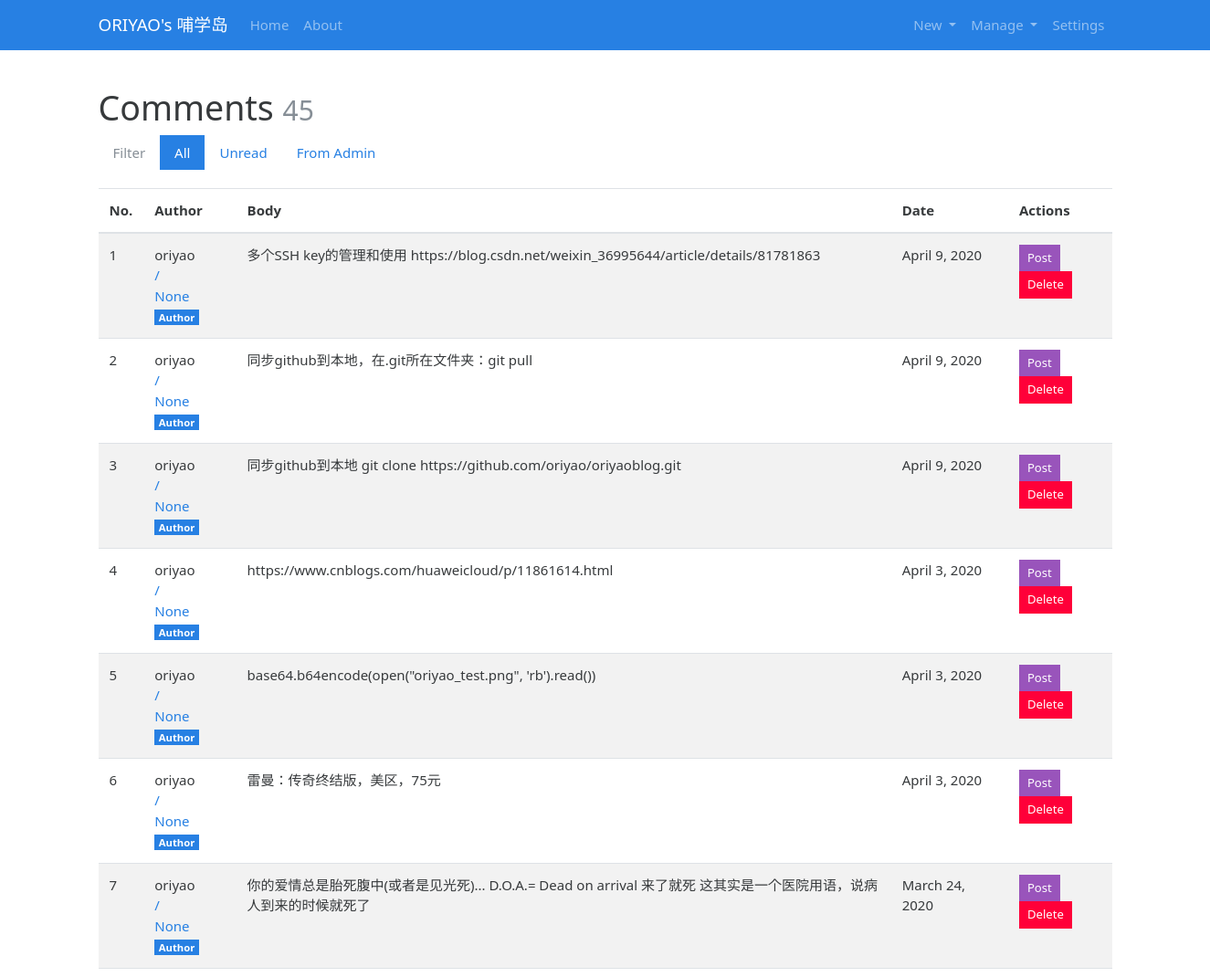
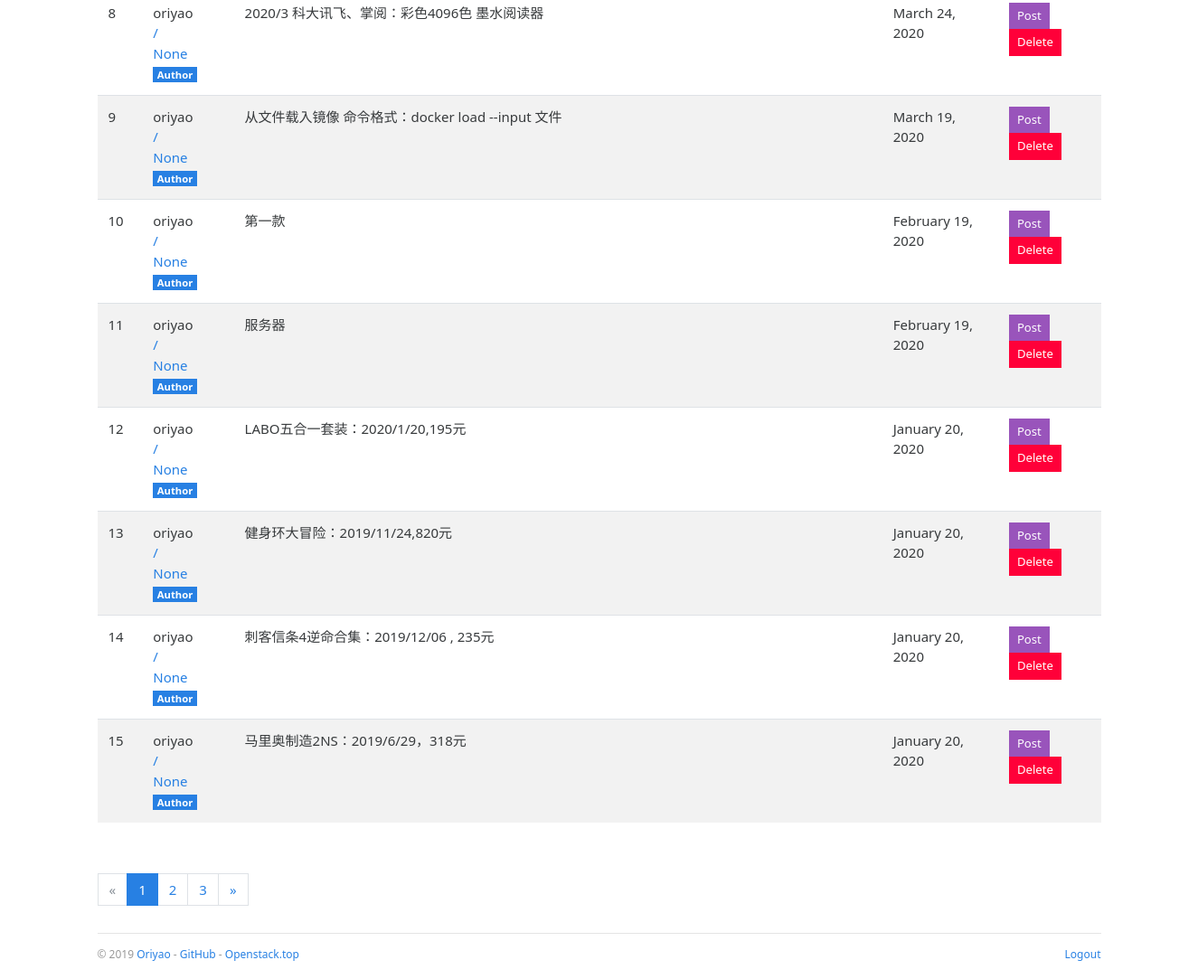
/admin/comment/manage (signed in), run on an earlier commit of the app's database (2 pictures, top to bottom).
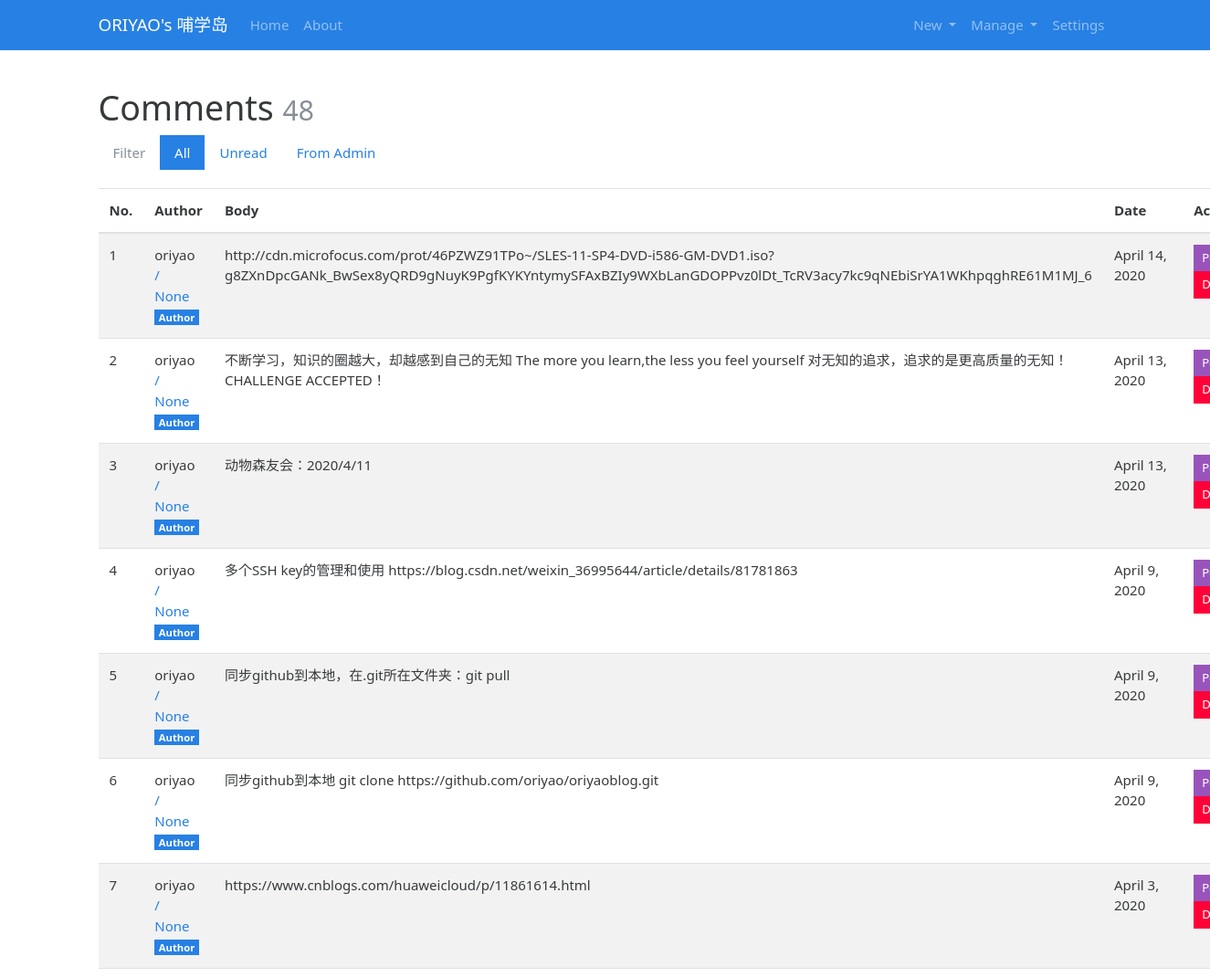
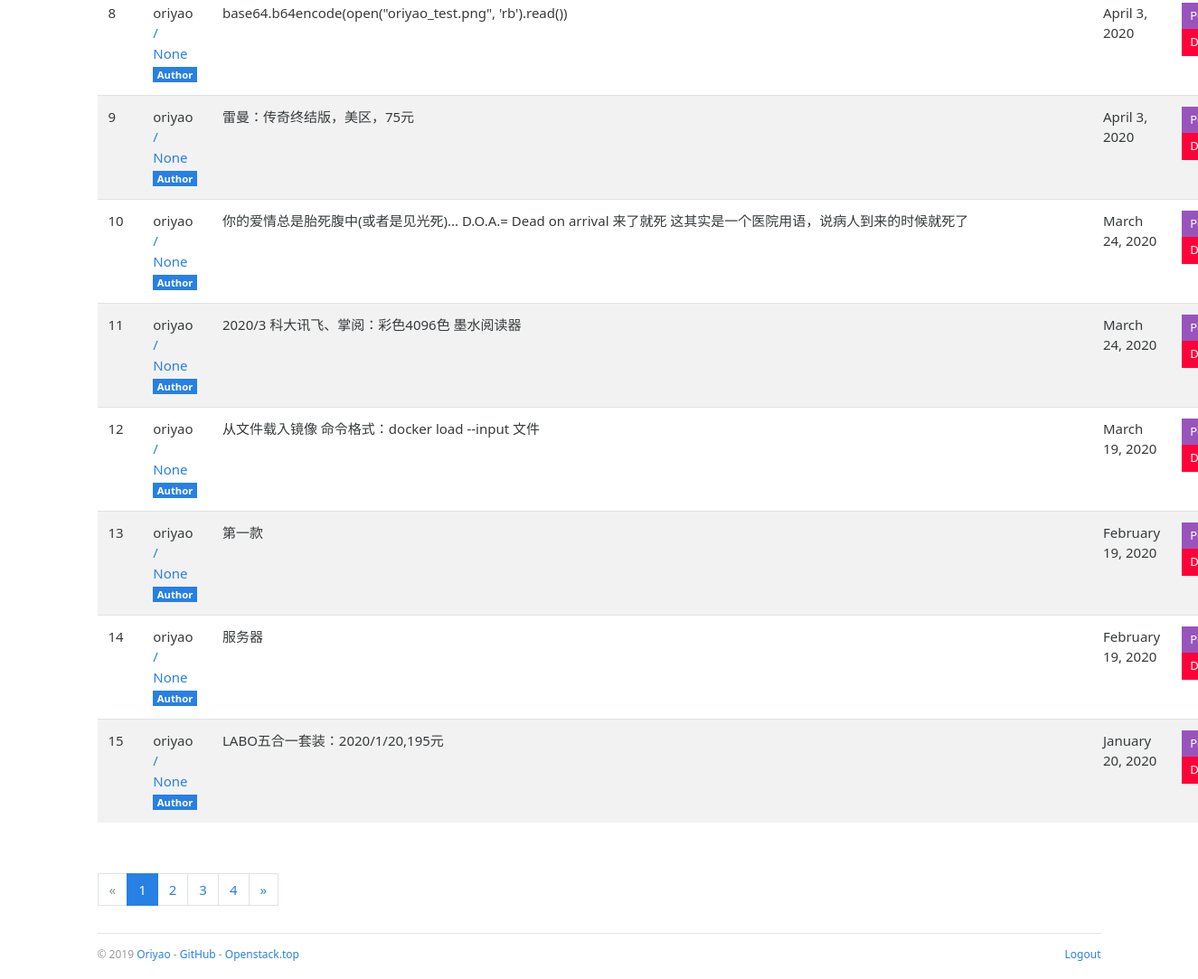
And on a later commit of the database (2 pictures, top to bottom).
### bluelog/models.py (models this page shows, shortened)
class Comment(db.Model):
    id = db.Column(db.Integer, primary_key=True)
    author = db.Column(db.String(30))
    email = db.Column(db.String(254))
    site = db.Column(db.String(255))
    body = db.Column(db.Text)
    from_admin = db.Column(db.Boolean, default=False)
    reviewed = db.Column(db.Boolean, default=False)
    timestamp = db.Column(db.DateTime, default=datetime.utcnow, index=True)
    replied_id = db.Column(db.Integer, db.ForeignKey('comment.id'))
    post_id = db.Column(db.Integer, db.ForeignKey('post.id'))
    post = db.relationship('Post', back_populates='comments')
    replies = db.relationship('Comment', back_populates='replied', cascade='all, delete-orphan')
    replied = db.relationship('Comment', back_populates='replies', remote_side=[id])

class Admin(db.Model, UserMixin):
    id = db.Column(db.Integer, primary_key=True)
    username = db.Column(db.String(20))
    password_hash = db.Column(db.String(128))
    blog_title = db.Column(db.String(60))
    blog_sub_title = db.Column(db.String(100))
    name = db.Column(db.String(30))
    about = db.Column(db.Text)

### bluelog/blueprints/admin.py (the view)
@admin_bp.route('/comment/manage')
@login_required
def manage_comment():
    filter_rule = request.args.get('filter', 'all')  # 'all', 'unreviewed', 'admin'
    page = request.args.get('page', 1, type=int)
    per_page = current_app.config['BLUELOG_COMMENT_PER_PAGE']
    if filter_rule == 'unread':
        filtered_comments = Comment.query.filter_by(reviewed=False)
    elif filter_rule == 'admin':
        filtered_comments = Comment.query.filter_by(from_admin=True)
    else:
        filtered_comments = Comment.query
    pagination = filtered_comments.order_by(Comment.timestamp.desc()).paginate(page, per_page=per_page)
    comments = pagination.items
    return render_template('admin/manage_comment.html', comments=comments, pagination=pagination)

### bluelog/__init__.py (called while the page is built)
def register_template_context(app):
    @app.context_processor
    def make_template_context():
        admin = Admin.query.first()
        categories = Category.query.order_by(Category.name).all()
        links = Link.query.order_by(Link.name).all()
        if current_user.is_authenticated:
            unread_comments = Comment.query.filter_by(reviewed=False).count()
        else:
            unread_comments = None
        return dict(
            admin=admin, categories=categories,
            links=links, unread_comments=unread_comments)

def register_request_handlers(app):
    @app.after_request
    def query_profiler(response):
        for q in get_debug_queries():
            if q.duration >= app.config['BLUELOG_SLOW_QUERY_THRESHOLD']:
                app.logger.warning(
                    'Slow query: Duration: %fs\n Context: %s\nQuery: %s\n '
                    % (q.duration, q.context, q.statement)
                )
        return response

### bluelog/extensions.py (called while the page is built)
@login_manager.user_loader
def load_user(user_id):
    from bluelog.models import Admin
    user = Admin.query.get(int(user_id))
    return user

### bluelog/templates/admin/manage_comment.html (shortened to what this page needs)
{% extends 'base.html' %}
{% from 'bootstrap/pagination.html' import render_pagination %}
{% block content %}
    <div class="page-header">
        <h1>Comments
            <small class="text-muted">{{ pagination.total }}</small>
        </h1>
        <ul class="nav nav-pills">
            <li class="nav-item">
                <a class="nav-link disabled" href="#">Filter </a>
            </li>
            <li class="nav-item">
                <a class="nav-link {% if request.args.get('filter', 'all') == 'all' %}active{% endif %}"
                   href="{{ url_for('admin.manage_comment', filter='all') }}">All</a>
            </li>
            <li class="nav-item">
                <a class="nav-link {% if request.args.get('filter') == 'unread' %}active{% endif %}"
                   href="{{ url_for('admin.manage_comment', filter='unread') }}">Unread </a>
            </li>
            <li class="nav-item">
                <a class="nav-link {% if request.args.get('filter') == 'admin' %}active{% endif %}"
                   href="{{ url_for('admin.manage_comment', filter='admin') }}">From Admin</a>
            </li>
        </ul>
    </div>
    {% if comments %}
        <table class="table table-striped">
            <thead>
            <tr>
                <th>No.</th>
                <th>Author</th>
                <th>Body</th>
                <th>Date</th>
                <th>Actions</th>
            </tr>
            </thead>
            {% for comment in comments %}
                <tr {% if not comment.reviewed %}class="table-warning" {% endif %}>
                    <td>{{ loop.index + ((pagination.page - 1) * config['BLUELOG_COMMENT_PER_PAGE']) }}</td>
                    <td>
                        {% if comment.from_admin %}{{ admin.name }}{% else %}{{ comment.author }}{% endif %}<br>
                        {% if comment.site %}
                            <a href="{{ comment.site }}" target="_blank">
                                {{ comment.site }}
                            </a><br>
                        {% endif %}
                        <a href="mailto:{{ comment.email }}">{{ comment.email }}</a>
                        {% if comment.from_admin %}
                            <span class="badge badge-primary">Author</span>
                        {% endif %}
                    </td>
                    <td>{{ comment.body }}</td>
                    <td>{{ moment(comment.timestamp).format('LL') }}</td>
                    <td>
                        <a class="btn btn-info btn-sm" href="{{ url_for('blog.show_post', post_id=comment.post.id) }}">Post</a>
                        <form class="inline" method="post"
                              action="{{ url_for('.delete_comment', comment_id=comment.id, next=request.full_path) }}">
                            <button type="submit" class="btn btn-danger btn-sm"
                                    onclick="return confirm('Are you sure?');">Delete
                            </button>
                        </form>
                    </td>
                </tr>
            {% endfor %}
        </table>
        <div class="page-footer">{{ render_pagination(pagination) }}</div>
    {% else %}
        <div class="tip"><h5>No comments.</h5></div>
    {% endif %}
{% endblock %}

### bluelog/templates/base.html (shortened to what this page needs)
{% from 'bootstrap/nav.html' import render_nav_item %}
<!DOCTYPE html>
<html lang="en">
<head>
    {% block head %}
        <link rel="stylesheet"
              href="{{ url_for('static', filename='css/%s.min.css' % request.cookies.get('theme', 'perfect_blue')) }}"
              type="text/css">
        <link rel="stylesheet" href="{{ url_for('static', filename='css/style.css') }}" type="text/css">
    {% endblock head %}
</head>
<body>
{% block nav %}
    <nav class="navbar navbar-expand-lg navbar-dark bg-primary">
        <div class="container">
            <a class="navbar-brand" href="{{ url_for('blog.index') }}">{{ admin.blog_title }}</a>
            <div class="collapse navbar-collapse" id="navbarColor01">
                <ul class="navbar-nav mr-auto">
                    {{ render_nav_item('blog.index', 'Home') }}
                    {{ render_nav_item('blog.about', 'About') }}
                </ul>
                <ul class="nav navbar-nav navbar-right">
                    {% if current_user.is_authenticated %}
                        <li class="nav-item dropdown">
                            <a href="#" class="nav-link dropdown-toggle" data-toggle="dropdown" role="button"
                               aria-haspopup="true"
                               aria-expanded="false">
                                New
                            </a>
                        </li>
                        <li class="nav-item dropdown">
                            <a href="#" class="nav-link dropdown-toggle" data-toggle="dropdown" role="button"
                               aria-haspopup="true"
                               aria-expanded="false">
                                Manage
                            </a>
                        </li>
                        {{ render_nav_item('admin.settings', 'Settings') }}
                    {% endif %}
                </ul>
            </div>
        </div>
    </nav>
{% endblock nav %}
<main class="container">
    {% block content %}{% endblock content %}
    {% block footer %}
        <footer>
            <p class="float-left">
                <small> &copy; 2019 <a href="http://oriyao.com/" title="Written by oriyao">Oriyao</a> -
                    <a href="https://github.com/oriyao" title="Fork me on GitHub">GitHub</a> -
                    <a href="http://openstack.top/" title="A pkm project">Openstack.top</a>
                </small>
            </p>
            <p class="float-right">
                <small>
                    {% if current_user.is_authenticated %}
                        <a href="{{ url_for('auth.logout', next=request.full_path) }}">Logout</a>
                    {% else %}
                        <a href="{{ url_for('auth.login', next=request.full_path) }}">Login</a>
                    {% endif %}
                </small>
            </p>
        </footer>
    {% endblock footer %}
</main>
</body>
</html>

What changed in the data, as far as the page shows it:
no longer on this page (row unchanged): Comment: {{ admin.name }} "oriyao", site "/", email "None", from_admin "Author", body "健身环大冒险：2019/11/24,820元", timestamp "January 20, 2020"
no longer on this page (row unchanged): Comment: {{ admin.name }} "oriyao", site "/", email "None", from_admin "Author", body "刺客信条4逆命合集：2019/12/06 , 235元", timestamp "January 20, 2020"
no longer on this page (row unchanged): Comment: {{ admin.name }} "oriyao", site "/", email "None", from_admin "Author", body "马里奥制造2NS：2019/6/29，318元", timestamp "January 20, 2020"
added Comment: {{ admin.name }} "oriyao", site "/", email "None", from_admin "Author", body "http://cdn.microfocus.com/prot/46PZWZ91TPo~/SLES-11-SP4-DVD-i586-GM-DVD1.iso?g8ZXnDpcGANk_BwSex8yQRD9gNuyK9PgfKYKYntymySFAxBZIy9WXbLanGDOPPvz0lDt_TcRV3acy7kc9qNEbiSrYA1WKhpqghRE61M1MJ_6", timestamp "April 14, 2020"
added Comment: {{ admin.name }} "oriyao", site "/", email "None", from_admin "Author", body "不断学习，知识的圈越大，却越感到自己的无知 The more you learn,the less you feel yourself 对无知的追求，追求的是更高质量的无知！CHALLENGE ACCEPTED！", timestamp "April 13, 2020"
added Comment: {{ admin.name }} "oriyao", site "/", email "None", from_admin "Author", body "动物森友会：2020/4/11", timestamp "April 13, 2020"
Also different on the page:
{{ pagination.total }}: "45" → "48"
{{ render_pagination(pagination) }}: "« 1 2 3 »" → "« 1 2 3 4 »"
